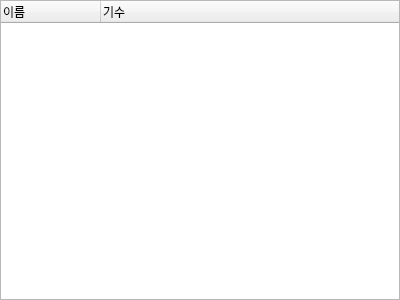
<?xml version="1.0" encoding="UTF-8"?>
<ui version="4.0">
 <class>UIDealerList</class>
 <widget class="QWidget" name="UIDealerList">
  <property name="geometry">
   <rect>
    <x>0</x>
    <y>0</y>
    <width>400</width>
    <height>300</height>
   </rect>
  </property>
  <property name="windowTitle">
   <string>Form</string>
  </property>
  <layout class="QHBoxLayout" name="horizontalLayout">
   <property name="spacing">
    <number>0</number>
   </property>
   <property name="leftMargin">
    <number>0</number>
   </property>
   <property name="topMargin">
    <number>0</number>
   </property>
   <property name="rightMargin">
    <number>0</number>
   </property>
   <property name="bottomMargin">
    <number>0</number>
   </property>
   <item>
    <widget class="QTreeWidget" name="treeWidget">
     <property name="columnCount">
      <number>2</number>
     </property>
     <attribute name="headerCascadingSectionResizes">
      <bool>false</bool>
     </attribute>
     <attribute name="headerStretchLastSection">
      <bool>true</bool>
     </attribute>
     <column>
      <property name="text">
       <string>이름</string>
      </property>
     </column>
     <column>
      <property name="text">
       <string>기수</string>
      </property>
     </column>
    </widget>
   </item>
  </layout>
 </widget>
 <resources/>
 <connections/>
</ui>
